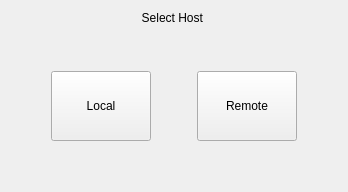
             <widget class="QWidget" name="hostselection_page">
              <layout class="QGridLayout" name="gridLayout_5">
               <item row="3" column="0" colspan="2">
                <layout class="QGridLayout" name="hostselection_Layout">
                 <item row="1" column="1">
                  <widget class="QPushButton" name="local_button">
                   <property name="minimumSize">
                    <size>
                     <width>100</width>
                     <height>70</height>
                    </size>
                   </property>
                   <property name="maximumSize">
                    <size>
                     <width>16777215</width>
                     <height>16777215</height>
                    </size>
                   </property>
                   <property name="text">
                    <string>Local</string>
                   </property>
                   <property name="iconSize">
                    <size>
                     <width>32</width>
                     <height>32</height>
                    </size>
                   </property>
                  </widget>
                 </item>
                 <item row="1" column="4">
                  <spacer name="horizontalSpacer_4">
                   <property name="orientation">
                    <enum>Qt::Horizontal</enum>
                   </property>
                   <property name="sizeHint" stdset="0">
                    <size>
                     <width>40</width>
                     <height>20</height>
                    </size>
                   </property>
                  </spacer>
                 </item>
                 <item row="1" column="0">
                  <spacer name="horizontalSpacer_3">
                   <property name="orientation">
                    <enum>Qt::Horizontal</enum>
                   </property>
                   <property name="sizeHint" stdset="0">
                    <size>
                     <width>40</width>
                     <height>20</height>
                    </size>
                   </property>
                  </spacer>
                 </item>
                 <item row="1" column="3">
                  <widget class="QPushButton" name="remote_button">
                   <property name="minimumSize">
                    <size>
                     <width>100</width>
                     <height>70</height>
                    </size>
                   </property>
                   <property name="maximumSize">
                    <size>
                     <width>16777215</width>
                     <height>16777215</height>
                    </size>
                   </property>
                   <property name="text">
                    <string>Remote</string>
                   </property>
                  </widget>
                 </item>
                 <item row="1" column="2">
                  <spacer name="horizontalSpacer_9">
                   <property name="orientation">
                    <enum>Qt::Horizontal</enum>
                   </property>
                   <property name="sizeHint" stdset="0">
                    <size>
                     <width>40</width>
                     <height>20</height>
                    </size>
                   </property>
                  </spacer>
                 </item>
                 <item row="2" column="3">
                  <spacer name="verticalSpacer_5">
                   <property name="orientation">
                    <enum>Qt::Vertical</enum>
                   </property>
                   <property name="sizeHint" stdset="0">
                    <size>
                     <width>20</width>
                     <height>40</height>
                    </size>
                   </property>
                  </spacer>
                 </item>
                 <item row="2" column="1">
                  <spacer name="verticalSpacer_3">
                   <property name="orientation">
                    <enum>Qt::Vertical</enum>
                   </property>
                   <property name="sizeHint" stdset="0">
                    <size>
                     <width>20</width>
                     <height>40</height>
                    </size>
                   </property>
                  </spacer>
                 </item>
                 <item row="0" column="1">
                  <spacer name="verticalSpacer_6">
                   <property name="orientation">
                    <enum>Qt::Vertical</enum>
                   </property>
                   <property name="sizeHint" stdset="0">
                    <size>
                     <width>20</width>
                     <height>40</height>
                    </size>
                   </property>
                  </spacer>
                 </item>
                 <item row="0" column="3">
                  <spacer name="verticalSpacer_4">
                   <property name="orientation">
                    <enum>Qt::Vertical</enum>
                   </property>
                   <property name="sizeHint" stdset="0">
                    <size>
                     <width>20</width>
                     <height>40</height>
                    </size>
                   </property>
                  </spacer>
                 </item>
                </layout>
               </item>
               <item row="1" column="0" colspan="2">
                <layout class="QGridLayout" name="selecthost__layout">
                 <item row="0" column="0">
                  <widget class="QLabel" name="login_label">
                   <property name="text">
                    <string>Select Host </string>
                   </property>
                   <property name="alignment">
                    <set>Qt::AlignCenter</set>
                   </property>
                  </widget>
                 </item>
                </layout>
               </item>
              </layout>
             </widget>
